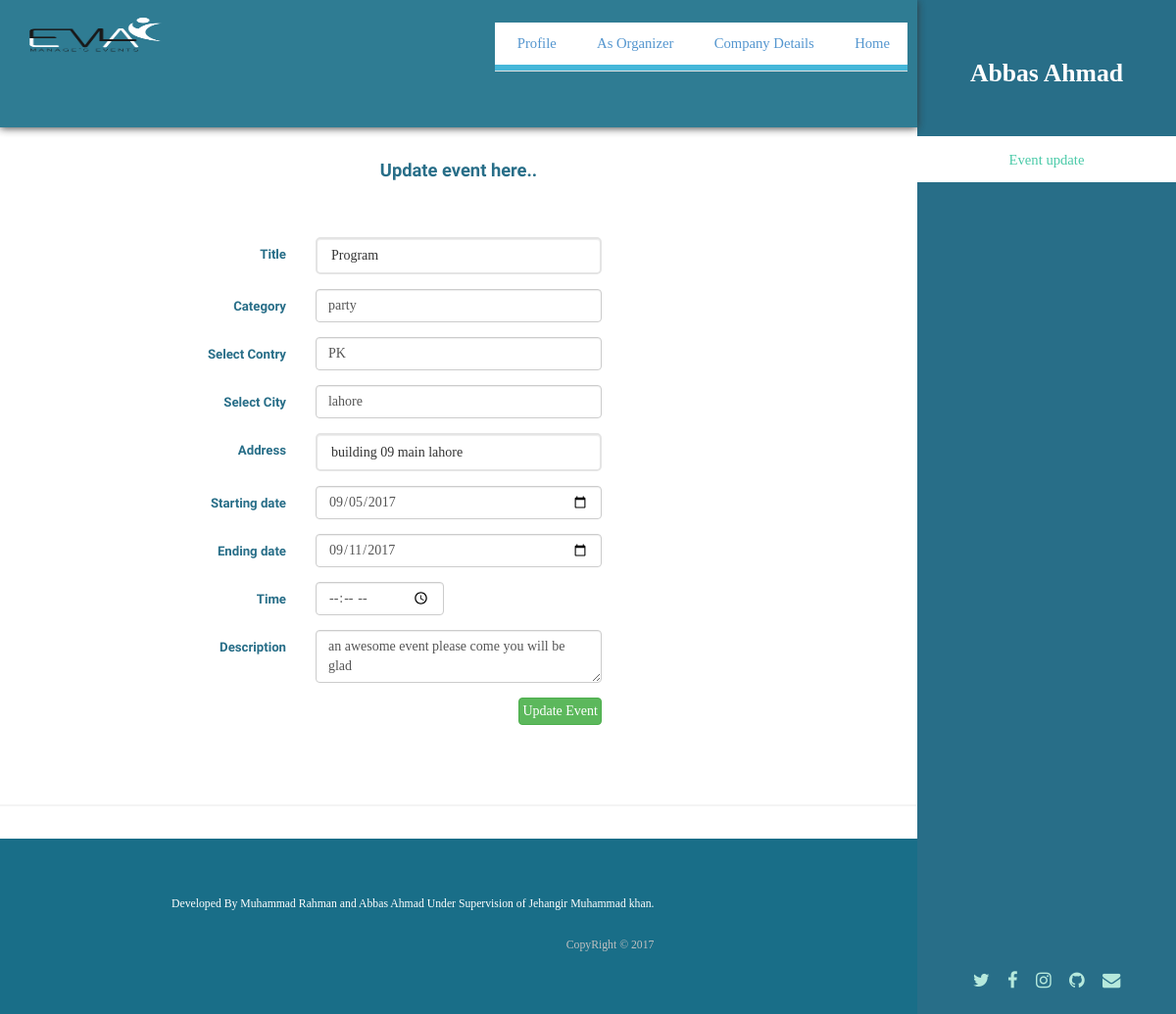
Page /EMA/update_event.php?id=5 (signed in) on the committed database.
### tables this page shows
CREATE TABLE IF NOT EXISTS `user` (
  `fristname` varchar(30) NOT NULL,
  `lastname` varchar(30) NOT NULL,
  `mobilenumber` varchar(30) NOT NULL,
  `email` varchar(30) NOT NULL,
  `password` varchar(30) NOT NULL,
  `gender` varchar(30) NOT NULL,
  `dateofbrith` varchar(30) NOT NULL,
  `joindate` date NOT NULL
);

CREATE TABLE IF NOT EXISTS `event` (
  `id` int(30) NOT NULL,
  `title` varchar(30) NOT NULL,
  `category` varchar(30) NOT NULL,
  `country` varchar(30) NOT NULL,
  `city` varchar(30) NOT NULL,
  `address` varchar(30) NOT NULL,
  `discription` varchar(100) NOT NULL,
  `chargingtype` varchar(30) NOT NULL,
  `event_logo` varchar(30) NOT NULL
);

CREATE TABLE IF NOT EXISTS `event_schedul` (
  `event_id` int(30) NOT NULL,
  `creater_email` varchar(30) NOT NULL,
  `fromdate` date NOT NULL,
  `todate` date NOT NULL,
  `time` time(6) NOT NULL
);

### EMA/update_event.php (the view, shortened to what this page needs)
<!DOCTYPE HTML>
<html>
	<head>
			<link rel="stylesheet" type="text/css" href="assets/css/bootstrap.min.css">
		<link rel="stylesheet" href="assets/css/main.css" />
	</head>
	<body>
			<section id="header">
				<header>
									<?php
					 $username = mysql_query("SELECT `fristname`,`lastname` FROM `user` WHERE email='$_SESSION[email]' ")or die('user selection  query error');
									$name=mysql_fetch_array($username)
									?>
					<h1 id="logo"><?php echo $name[0]." ".$name[1]; ?></h1>
					<br>
				</header>
				<nav id="nav">
					<ul>
						<li><a href="#one" class="active"> Event update</a></li>
					</ul>
				</nav>
				<footer>
					<ul class="icons">
						<li><a href="#" class="icon fa-twitter"><span class="label">Twitter</span></a></li>
						<li><a href="#" class="icon fa-facebook"><span class="label">Facebook</span></a></li>
						<li><a href="#" class="icon fa-instagram"><span class="label">Instagram</span></a></li>
						<li><a href="#" class="icon fa-github"><span class="label">Github</span></a></li>
						<li><a href="#" class="icon fa-envelope"><span class="label">Email</span></a></li>
					</ul>
				</footer>
			</section>
			<div id="wrapper">
					<div id="main">
							<section id="one">
							<header class="majr">
								<div class="jumbotron" style="height: 130px;
									background: #196E88;
									box-shadow: 2px 2px 2px 0px;
									box-shadow: 0px 1px 8px 0px;
									opacity:0.9;
									overflow: hidden;">
								<div class="row">
									<div class="col-md-4" id="logo">
											<img src="images/emanew2.png" class="img-responsive">
									</div>
									<div class="col-md-8">
											<ul class="nav nav-tabs" id="menu-bar">
											<li><a href="profile.php">Profile</a></li>
												<li><a href="as-organizer.php">As Organizer</a></li>
												<li><a href="comp-details.php">Company Details</a></li>
												<li><a href="home.php">Home</a></li>
											</ul>
									</div>
								</div>
								</div>
							</header>
							<div class="row">
								<div class="col-md-12">
								<h4 align="center"  style="color:#286E88;  font-family: 'Kaushan Script', cursive;">Update event here..</h4>
									<br>
									<br>
									<?php
									$id=$_GET['id'];
			 $eventupdate = mysql_query(" select event.id,event.title,event.category,event.country,event.city,event.address ,event_schedul.fromdate,event_schedul.todate,event_schedul.time,event.discription from event join event_schedul  where  event.id=event_schedul.event_id and event.id='$id'") or die("Error in  event selection  query in updation page");
  if(mysql_num_rows($eventupdate)>0){
	  while($event = mysql_fetch_array($eventupdate)){
									?>
			<form class="form-horizontal" name="create-event" method="post" action="update_event_php.php"  onsubmit=" return validatedata();">
<fieldset>
<div class="form-group">
  <label class="col-md-4 control-label fo" for="textinput" style="color:#286E88; font-family: 'Kaushan Script', cursive !important;">Title</label>
  <div class="col-md-4">
  <input  name="title" type="text"  class="form-control input-md" value="<?php echo $event[1];?>"  id=eventtitle oninput="titlevalidat();"><span id="titleerror"></span><span id="titlesuccess"></span>
  </div>
</div>
<div class="form-group">
  <label class="col-md-4 control-label" for="selectbasic"  style="color:#286E88; font-family: 'Kaushan Script', cursive !important;">Category </label>
  <div class="col-md-4">
    <select id="eventcategory" name="category" class="form-control">
      <option value="<?php echo $event[2];?>"><?php echo $event[2];?></option>
    </select>
  </div>
</div>
<div class="form-group">
  <label class="col-md-4 control-label" for="selectbasic"  style="color:#286E88; font-family: 'Kaushan Script', cursive; ">Select Contry</label>
  <div class="col-md-4">
    <select id="eventcountry" name="country" class="form-control" >
      <option value="<?php echo $event[3];?>"><?php echo $event[3];?></option>
    </select>
  </div>
</div>
<div class="form-group">
  <label class="col-md-4 control-label" for="selectbasic"  style="color:#286E88; font-family: 'Kaushan Script', cursive; ">Select City</label>
  <div class="col-md-4">
    <select id="eventcity" name="city" class="form-control" >
      <option value="<?php echo $event[4];?>"><?php echo $event[4];?></option>
    </select>
  </div>
</div>
<div class="form-group">
  <label class="col-md-4 control-label" for="textinput"  style="color:#286E88; font-family: 'Kaushan Script', cursive !important;">Address</label>
  <div class="col-md-4">
  <input id="eventaddress" name="address" type="text" value="<?php echo $event[5];?>" class="form-control input-md" >
  </div>
</div>
<div class="form-group">
  <label class="col-md-4 control-label" for="textinput"  style="color:#286E88; font-family: 'Kaushan Script', cursive !important;">Starting date</label>
  <div class="col-md-4">
  <input id="startdate" name="fromdate" value="<?php echo $event[6];?>" type="date"   class="form-control input-md"  oninput="startdatevalidat();"><span id="startdateerror"></span><span id="startdatesuccess"></span>
  </div>
</div>
<div class="form-group">
  <label class="col-md-4 control-label" for="textinput"  style="color:#286E88; font-family: 'Kaushan Script', cursive !important;">Ending date</label>
  <div class="col-md-4">
  <input id="enddate" name="todate" value="<?php echo $event[7];?>" type="date"   class="form-control input-md" required oninput="endingdatevalidat();"><span id="endingdateerror"></span><span id="endingdatesuccess"></span>
  </div>
</div>
<div class="form-group">
  <label class="col-md-4 control-label" for="textinput"  style="color:#286E88; font-family: 'Kaushan Script', cursive !important;">Time</label>
  <div class="col-md-2">
  <input id="eventtime" name="time" type="time" value="<?php echo $event[8];?>"   class="form-control input-md" >
  </div>
</div>
<div class="form-group">
  <label class="col-md-4 control-label" for="textarea"  style="color:#286E88; font-family: 'Kaushan Script', cursive !important;">Description</label>
  <div class="col-md-4">
    <textarea class="form-control" id="eventdiscription" name="discription"  ><?php echo $event[9];?></textarea>
  </div>
</div>
<div class="form-group">
  <label class="col-md-4 control-label" for="singlebutton"></label>
  <div class="col-md-4">
    <button id="singlebutton" style="float: right;" type="submit" name="update" class="btn btn-success">Update Event</button>
  </div>
</div>
</fieldset>
</form>
<?php
	  }
  }
  else{
  }
?>
	</div>
		</div>
			</section>
							<hr>
						</div>
					<section id="footer">
						<div class="container">
							<ul class="copyright">
								<li> <p style="color: white;"> Developed By Muhammad Rahman and Abbas Ahmad Under Supervision of Jehangir Muhammad khan.</p>  <span style="float: right;">CopyRight &copy; 2017</span> </li>
							</ul>
						</div>
					</section>
			</div>
	</body>
</html>

### EMA/update_event.php (style rules this page uses)
#menu-bar { list-style: none; float: right; background-color:#31B0D5; }
#menu-bar li { background-color: white; cursor: pointer }
#logo img { width: 45%; padding-bottom: 10px; }

### rows in the picture
user: fristname "Abbas", lastname "Ahmad"
event: title "Program", category "party", country "PK", city "lahore", address "building 09 main lahore", fromdate "09/05/2017", todate "09/11/2017", discription "an awesome event please come you will be glad"
